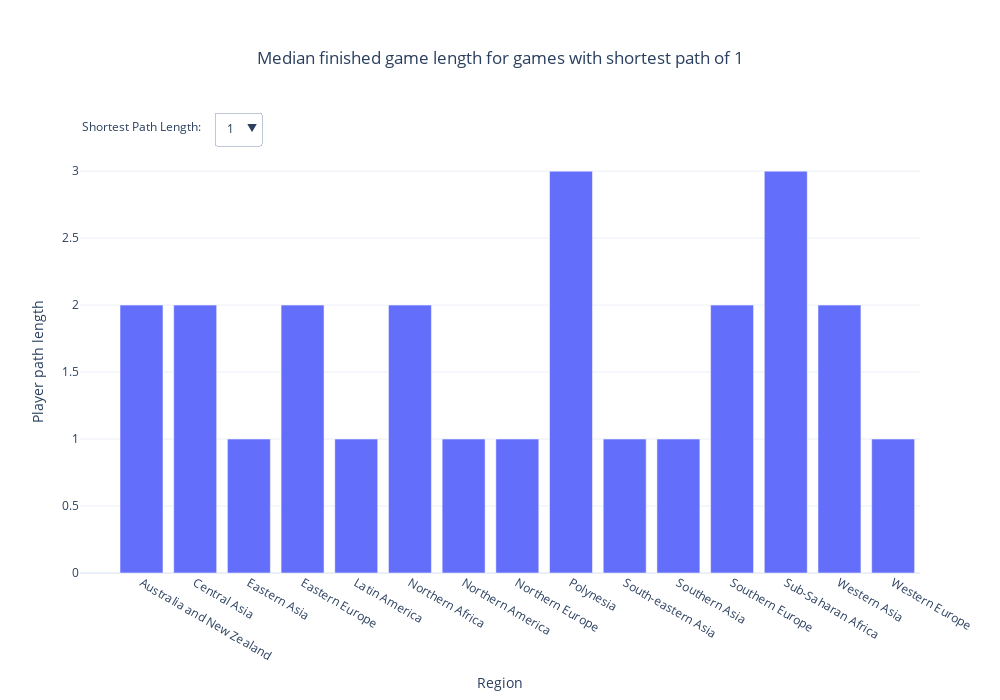

Notebook code for this chart:
### Code cell
import plotly.graph_objects as go

import pandas as pd

# load dataset
df = pd.read_csv("https://raw.githubusercontent.com/plotly/datasets/master/volcano.csv")

# create figure
fig = go.Figure()

# Add surface trace
fig.add_trace(go.Bar(x=regions_paths_1['Region'], y=regions_paths_1['game_path'], visible=True, name=''))
fig.add_trace(go.Bar(x=regions_paths_2['Region'], y=regions_paths_2['game_path'], visible=False, name=''))
fig.add_trace(go.Bar(x=regions_paths_3['Region'], y=regions_paths_3['game_path'], visible=False, name=''))
fig.add_trace(go.Bar(x=regions_paths_4['Region'], y=regions_paths_4['game_path'], visible=False, name=''))

# Update plot sizing
fig.update_layout(
    width=800,
    height=900,
    autosize=False,
    margin=dict(t=0, b=0, l=0, r=0),
    template="plotly_white",
)

# Update 3D scene options
fig.update_scenes(
    aspectratio=dict(x=1, y=1, z=0.7),
    aspectmode="manual"
)

fig.update_layout(
    height = 700,
    width = 1000,
    margin=dict(b=100, t=150, l=80, r=80),
    title="Median finished game length for games with shortest path of 1", 
    xaxis_title='Region',
    yaxis_title='Player path length',
    title_x = 0.5,
    title_y = 0.925,
    legend_title_text = "",

    updatemenus=[
        dict(
            active=0,
            buttons=list([
                dict(label="1",
                     method="update",
                     args=[{"visible": [True, False, False, False]},
                           {"title": "Median finished game length for games with shortest path of 1"}]),
                dict(label="2",
                     method="update",
                     args=[{"visible": [False, True, False, False]},
                           {"title": "Median finished game length for games with shortest path of 2"}]),
                dict(label="3",
                     method="update",
                     args=[{"visible": [False, False, True, False]},
                           {"title": "Median finished game length for games with shortest path of 3"}]),
                dict(label="4",
                     method="update",
                     args=[{"visible": [False, False, False, True]},
                           {"title": "Median finished game length for games with shortest path of 4"}]),
            ]),
            showactive=True,
            x=0.16,
            xanchor="left",
            y=1.09,
            yanchor="top"
        )
    ])

# Add annotation
fig.update_layout(
    annotations=[
        dict(text="Shortest Path Length:", showarrow=False,
        x=0, y=1.08, yref="paper", align="left")
    ]
)

fig.show()

### Figure 1 — Plotly figure (JSON) as saved in the notebook; plotly's stock layout.template omitted (floating-point values rounded to 4 significant figures)
{"data": [{"name": "", "type": "bar", "visible": true, "x": ["Australia and New Zealand", "Central Asia", "Eastern Asia", "Eastern Europe", "Latin America", "Northern Africa", "Northern America", "Northern Europe", "Polynesia", "South-eastern Asia", "Southern Asia", "Southern Europe", "Sub-Saharan Africa", "Western Asia", "Western Europe"], "y": [2, 2, 1, 2, 1, 2, 1, 1, 3, 1, 1, 2, 3, 2, 1]}, {"name": "", "type": "bar", "visible": false, "x": ["Australia and New Zealand", "Central Asia", "Eastern Asia", "Eastern Europe", "Latin America", "Melanesia", "Micronesia", "Northern Africa", "Northern America", "Northern Europe", "Polynesia", "South-eastern Asia", "Southern Asia", "Southern Europe", "Sub-Saharan Africa", "Western Asia", "Western Europe"], "y": [3, 4, 3, 3, 4, 4, 4, 4, 3, 3, 5, 3, 3, 3, 3, 3, 3]}, {"name": "", "type": "bar", "visible": false, "x": ["Australia and New Zealand", "Central Asia", "Eastern Asia", "Eastern Europe", "Latin America", "Melanesia", "Micronesia", "Northern Africa", "Northern America", "Northern Europe", "Polynesia", "South-eastern Asia", "Southern Asia", "Southern Europe", "Sub-Saharan Africa", "Western Asia", "Western Europe"], "y": [4, 5, 4, 4, 5, 5, 8, 4, 4, 4, 5, 5, 4, 4, 4, 4, 3]}, {"name": "", "type": "bar", "visible": false, "x": ["Eastern Europe", "Latin America", "Polynesia", "South-eastern Asia", "Southern Asia", "Southern Europe", "Sub-Saharan Africa"], "y": [4.5, 8, 8, 5.5, 8, 4, 6]}], "layout": {"annotations": [{"align": "left", "showarrow": false, "text": "Shortest Path Length:", "x": 0, "y": 1.08, "yref": "paper"}], "autosize": false, "height": 700, "legend": {"title": {"text": ""}}, "margin": {"b": 100, "l": 80, "r": 80, "t": 150}, "scene": {"aspectmode": "manual", "aspectratio": {"x": 1, "y": 1, "z": 0.7}}, "title": {"text": "Median finished game length for games with shortest path of 1", "x": 0.5, "y": 0.925}, "updatemenus": [{"active": 0, "buttons": [{"args": [{"visible": [true, false, false, false]}, {"title": "Median finished game length for games with shortest path of 1"}], "label": "1", "method": "update"}, {"args": [{"visible": [false, true, false, false]}, {"title": "Median finished game length for games with shortest path of 2"}], "label": "2", "method": "update"}, {"args": [{"visible": [false, false, true, false]}, {"title": "Median finished game length for games with shortest path of 3"}], "label": "3", "method": "update"}, {"args": [{"visible": [false, false, false, true]}, {"title": "Median finished game length for games with shortest path of 4"}], "label": "4", "method": "update"}], "showactive": true, "x": 0.16, "xanchor": "left", "y": 1.09, "yanchor": "top"}], "width": 1000, "xaxis": {"title": {"text": "Region"}}, "yaxis": {"title": {"text": "Player path length"}}}}
